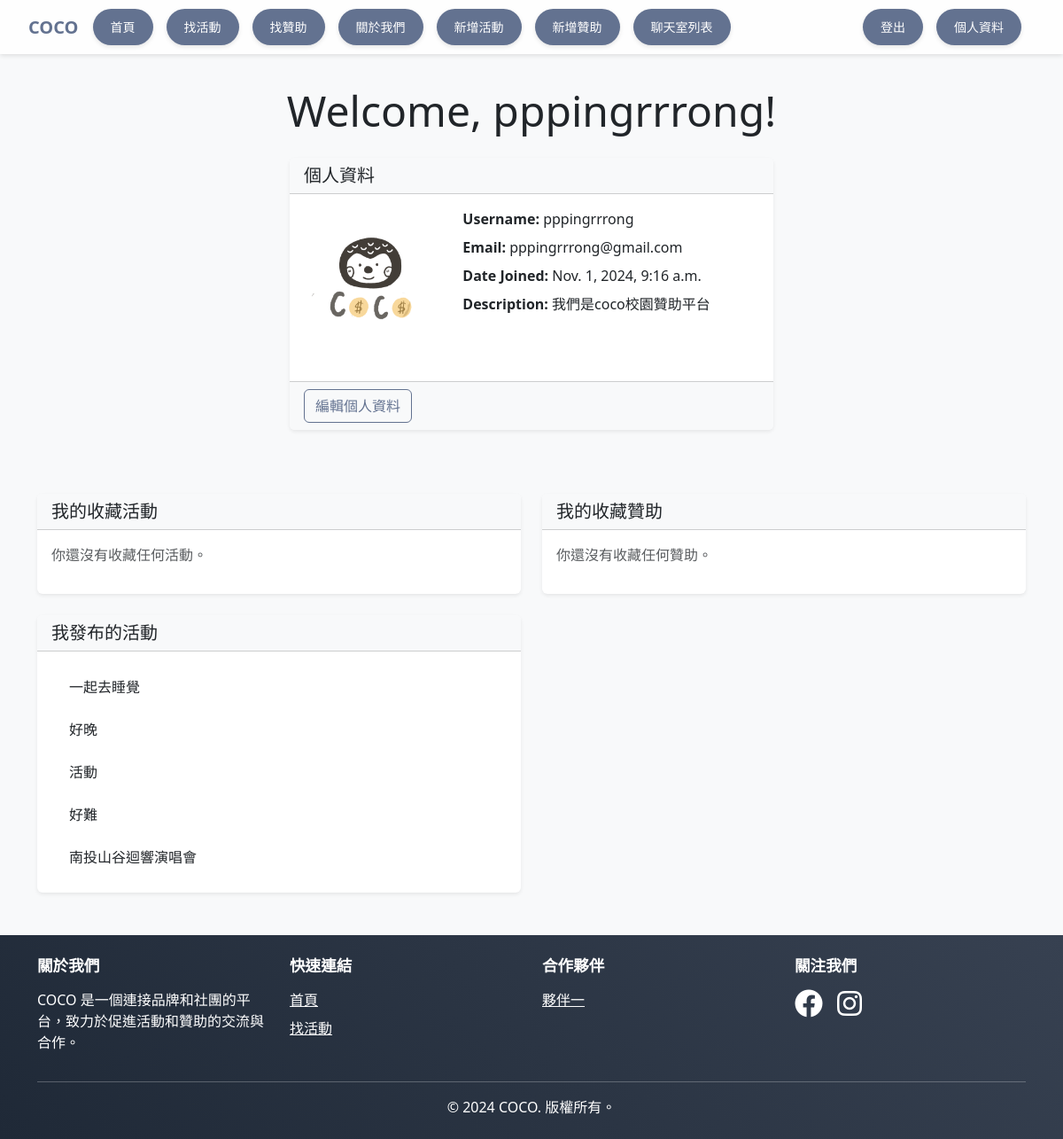
The page /profile/ (signed in) on the database as committed earlier.
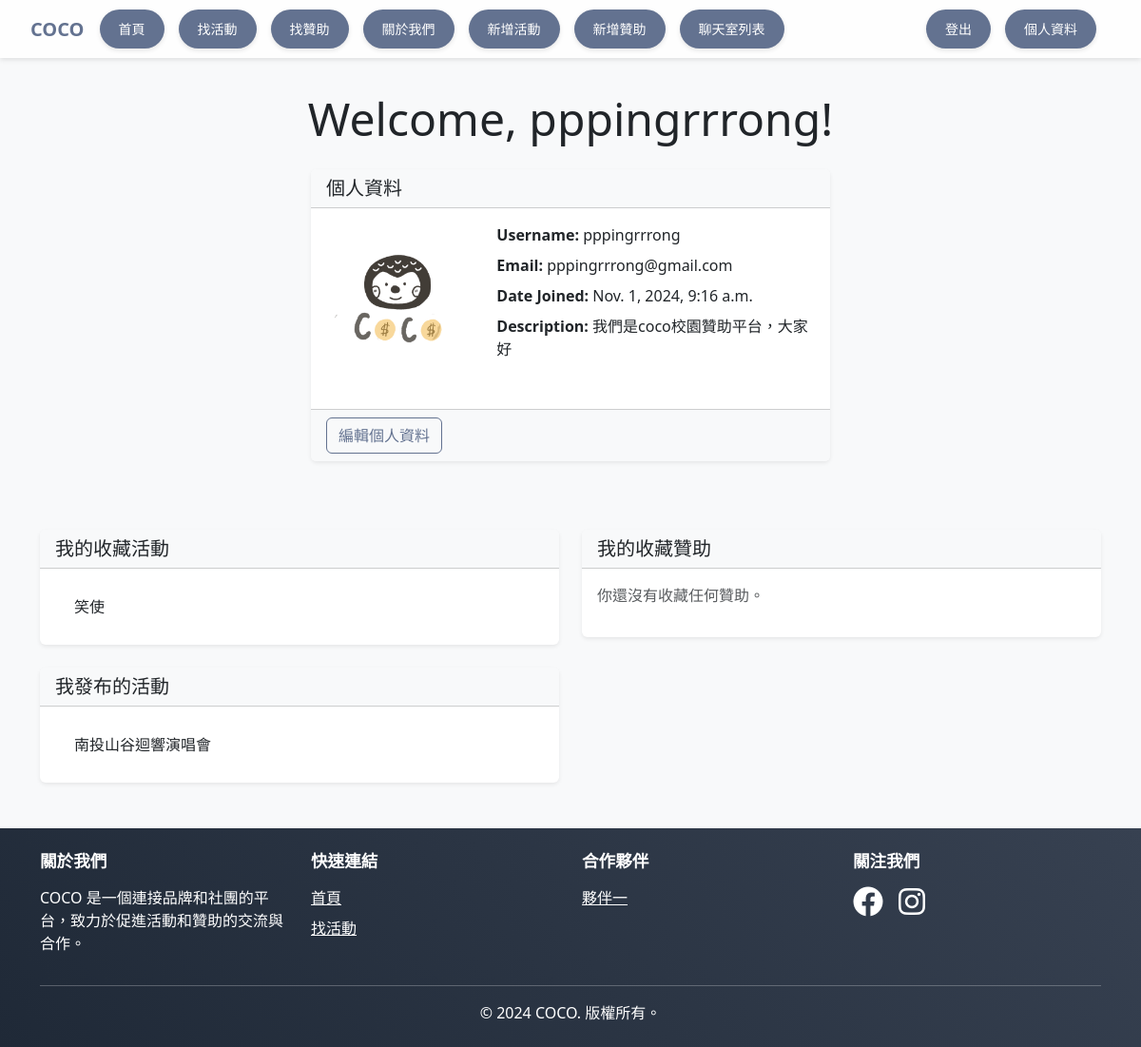
The same page on the database as committed later.
### events/models.py (models this page shows, shortened)
class UserProfile(models.Model):
    user = models.OneToOneField(User, on_delete=models.CASCADE, related_name='profile')
    photo = models.ImageField(upload_to='user_photos/', blank=True, null=True,default='user_photos/default.jpg')
    description = models.TextField(blank=True, null=True)

class Activitynew(models.Model):
    title = models.CharField(max_length=200)           # 活動名稱
    description = models.TextField()                   # 活動描述
    location = models.CharField(max_length=100)        # 活動地點
    date = models.DateField()                          # 活動日期
    image = models.ImageField(upload_to='activitynew_images/', blank=True, null=True)  # 活動圖片
    is_favorited = models.BooleanField(default=False)  # 收藏狀態
    check_status = models.BooleanField(default=False) # 審核狀態
    organizer = models.ForeignKey(
        settings.AUTH_USER_MODEL,
        on_delete=models.CASCADE,
        related_name='organized_activities',
        null=True,
        blank=True
    )

### events/views.py (the view)
# urls.py: path('profile/', views.profile_view, name='profile'),
@login_required
def profile_view(request):
    favorite_activities = Activitynew.objects.filter(is_favorited=True)
    favorite_sponsorships = Sponsorshipnew.objects.filter(is_favorited=True)
    user_activities = Activitynew.objects.filter(organizer=request.user)
    user_extend = UserProfile.objects.get(user=request.user)
    context = {
        'favorite_activities': favorite_activities,
        'favorite_sponsorships': favorite_sponsorships,
        'user_activities': user_activities,
        'user_extend': user_extend
    }
    return render(request, 'events/profile.html', context)

### events/templates/events/profile.html (shortened to what the changed rows need)
{% extends 'base.html' %}
{% load django_bootstrap5 %}
{% load static %}
{% block content %}
<div class="container mt-5">
    <div class="text-center mb-4">
        <h1 class="display-5">Welcome, {{ user.username }}!</h1>
    </div>
    <div class="row gy-4 justify-content-center">
        <div class="col-lg-6">
            <div class="card shadow-sm border-0">
                <div class="card-body">
                    <div class="row">
                        <div class="col-md-4 d-flex align-items-center justify-content-center">
                            {% if user_extend.photo %}
                            <img src="{{ user_extend.photo.url }}" alt="{{ user_extend.user }}" class="img-fluid rounded mb-4">
                            {% else %}
                            <img src="{% static 'default.jpg' %}" alt="Default Profile Picture" class="img-fluid rounded-circle" style="max-width: 150px;">
                            {% endif %}
                        </div>
                        <div class="col-md-8">
                            <p class="mb-2"><strong>Username:</strong> {{ user.username }}</p>
                            <p class="mb-2"><strong>Email:</strong> {{ user.email }}</p>
                            <p class="mb-2"><strong>Date Joined:</strong> {{ user.date_joined }}</p>
                            <p class="mb-2"><strong>Description:</strong> {{ user_extend.description }}</p>
                        </div>
                    </div>
                </div>
            </div>
        </div>
    </div>
    <div class="row gy-4 mt-5">
        <div class="col-lg-6">
            <div class="card shadow-sm border-0">
                <div class="card-body">
                    {% if favorite_activities %}
                        <ul class="list-group list-group-flush">
                            {% for activity in favorite_activities %}
                                <li class="list-group-item">
                                    <a href="{% url 'activity_detail' activity.id %}" class="text-decoration-none text-dark">
                                        {{ activity.title }}
                                    </a>
                                </li>
                            {% endfor %}
                        </ul>
                    {% else %}
                        <p class="text-muted">你還沒有收藏任何活動。</p>
                    {% endif %}
                </div>
            </div>
        </div>
        <div class="col-lg-6">
            <div class="card shadow-sm border-0">
                <div class="card-body">
                    {% if user_activities %}
                        <ul class="list-group list-group-flush">
                            {% for activity in user_activities %}
                                <li class="list-group-item">
                                    <a href="{% url 'activity_detail' activity.id %}" class="text-decoration-none text-dark">
                                        {{ activity.title }}
                                    </a>
                                </li>
                            {% endfor %}
                        </ul>
                    {% else %}
                        <p class="text-muted">你還沒有發布任何活動。</p>
                    {% endif %}
                </div>
            </div>
        </div>
    </div>
</div>
{% endblock %}

Rows that differ between the two databases and show on the page:
removed Activitynew: title "一起去睡覺", shown under "我發布的活動"
removed Activitynew: title "好晚", shown under "我發布的活動"
removed Activitynew: title "活動", shown under "我發布的活動"
removed Activitynew: title "好難", shown under "我發布的活動"
changed UserProfile: description "我們是coco校園贊助平台" → "我們是coco校園贊助平台，大家好"
now on this page (row edited): Activitynew: title "笑使", shown under "我的收藏活動"
Other text that changed with them:
text no longer shown: "你還沒有收藏任何活動。"
